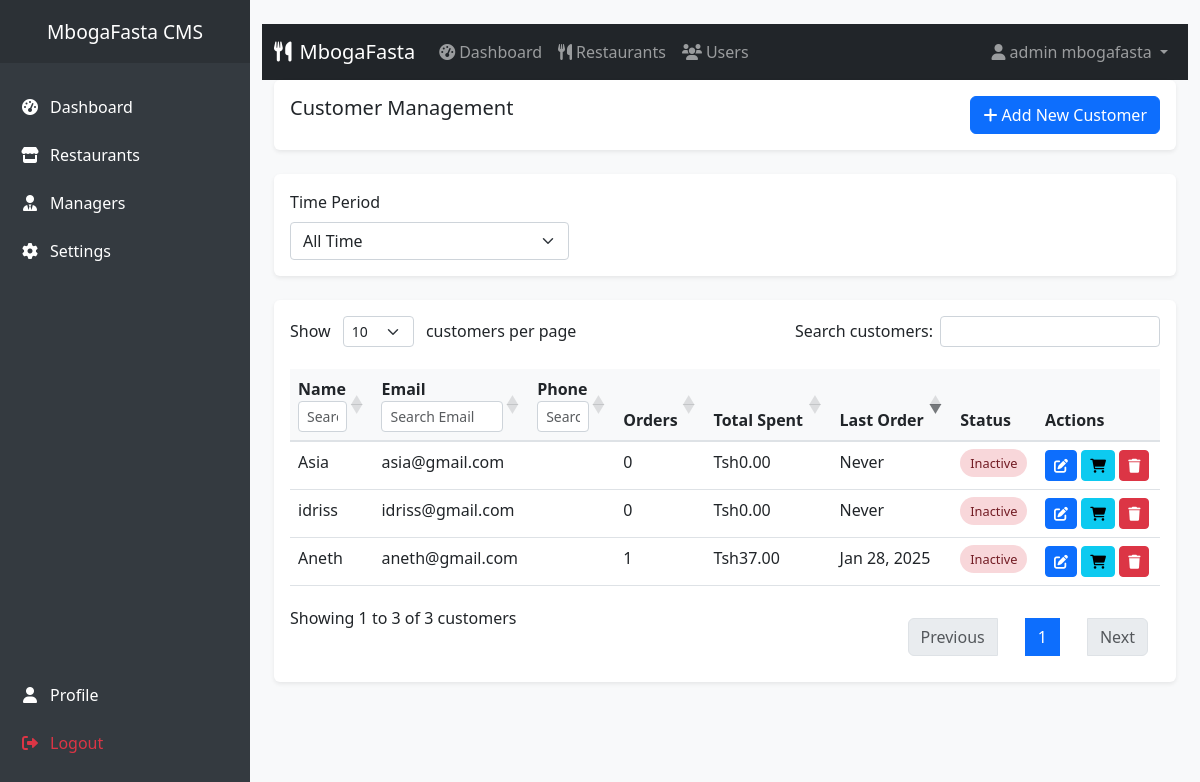
/customers.php (signed in), run on the app's committed database.
### tables this page shows
CREATE TABLE `users` (
  `user_id` int UNSIGNED NOT NULL,
  `role_id` tinyint UNSIGNED DEFAULT NULL,
  `name` varchar(100) NOT NULL,
  `email` varchar(100) NOT NULL,
  `password_hash` varchar(255) NOT NULL,
  `phone_number` varchar(15) DEFAULT NULL,
  `otp_code` varchar(10) DEFAULT NULL,
  `otp_expires_at` datetime DEFAULT NULL,
  `is_verified` tinyint(1) DEFAULT '0',
  `profile_pic` varchar(255) DEFAULT NULL,
  `created_at` timestamp NULL DEFAULT CURRENT_TIMESTAMP,
  `updated_at` timestamp NULL DEFAULT CURRENT_TIMESTAMP ON UPDATE CURRENT_TIMESTAMP
);

### customers.php (the view, shortened to what this page needs)
<?php
require_once 'includes/header.php';
$timeFilter = $_GET['time'] ?? 'all';
$sql = "SELECT u.*,
        COUNT(o.order_id) as order_count,
        SUM(o.total_amount) as total_spent,
        MAX(o.created_at) as last_order_date
        FROM users u
        LEFT JOIN orders o ON u.user_id = o.user_id
        WHERE u.role_id = 2";
$sql .= " GROUP BY u.user_id";
try {
    $stmt = $pdo->prepare($sql);
    $stmt->execute($params ?? []);
    $customers = $stmt->fetchAll();
} catch (Exception $e) {
    $_SESSION['error'] = "Error fetching customers: " . $e->getMessage();
    $customers = [];
}
?>
<div class="container-fluid">
    <div class="row mb-4">
        <div class="col-12">
            <div class="card">
                <div class="card-body">
                    <div class="row">
                        <div class="col-md-6">
                            <h5 class="card-title">Customer Management</h5>
                        </div>
                        <div class="col-md-6 text-end">
                            <button class="btn btn-primary" data-bs-toggle="modal" data-bs-target="#addCustomerModal">
                                <i class="fas fa-plus"></i> Add New Customer
                            </button>
                        </div>
                    </div>
                </div>
            </div>
        </div>
    </div>
    <div class="row mb-4">
        <div class="col-12">
            <div class="card">
                <div class="card-body">
                    <form method="GET" class="row g-3">
                        <div class="col-md-4">
                            <label for="time" class="form-label">Time Period</label>
                            <select name="time" id="time" class="form-select" onchange="this.form.submit()">
                                <option value="all" <?php echo $timeFilter === 'all' ? 'selected' : ''; ?>>All Time</option>
                            </select>
                        </div>
                    </form>
                </div>
            </div>
        </div>
    </div>
    <div class="row">
        <div class="col-12">
            <div class="card">
                <div class="card-body">
                    <div class="table-responsive">
                        <table class="table table-hover" id="customersTable">
                            <thead>
                                <tr>
                                    <th>Name</th>
                                    <th>Email</th>
                                    <th>Phone</th>
                                    <th>Orders</th>
                                    <th>Total Spent</th>
                                    <th>Last Order</th>
                                    <th>Status</th>
                                    <th>Actions</th>
                                </tr>
                            </thead>
                            <tbody>
                                <?php foreach ($customers as $customer): ?>
                                <tr>
                                    <td><?php echo htmlspecialchars($customer['name'] ?? ''); ?></td>
                                    <td><?php echo htmlspecialchars($customer['email'] ?? ''); ?></td>
                                    <td><?php echo htmlspecialchars($customer['phone'] ?? ''); ?></td>
                                    <td><?php echo $customer['order_count'] ?? 0; ?></td>
                                    <td>Tsh<?php echo number_format((float)($customer['total_spent'] ?? 0), 2); ?></td>
                                    <td><?php echo $customer['last_order_date'] ? date('M d, Y', strtotime($customer['last_order_date'])) : 'Never'; ?></td>
                                    <td>
                                        <span class="status-badge status-<?php echo ($customer['is_active'] ?? 0) ? 'success' : 'danger'; ?>">
                                            <?php echo ($customer['is_active'] ?? 0) ? 'Active' : 'Inactive'; ?>
                                        </span>
                                    </td>
                                    <td>
                                        <button class="btn btn-sm btn-primary"
                                                data-bs-toggle="modal"
                                                data-bs-target="#editCustomerModal"
                                                data-customer='<?php echo json_encode($customer); ?>'>
                                            <i class="fas fa-edit"></i>
                                        </button>
                                        <button class="btn btn-sm btn-info"
                                                data-bs-toggle="modal"
                                                data-bs-target="#viewOrdersModal"
                                                data-customer-id="<?php echo $customer['user_id']; ?>">
                                            <i class="fas fa-shopping-cart"></i>
                                        </button>
                                        <form method="POST" class="d-inline" onsubmit="return confirm('Are you sure you want to delete this customer?');">
                                            <button type="submit" name="delete_customer" class="btn btn-sm btn-danger">
                                                <i class="fas fa-trash"></i>
                                            </button>
                                        </form>
                                    </td>
                                </tr>
                                <?php endforeach; ?>
                            </tbody>
                        </table>
                    </div>
                </div>
            </div>
        </div>
    </div>
</div>

### includes/header.php (shortened to what this page needs)
<?php
require_once __DIR__ . '/../config/database.php';
$stmt = $pdo->prepare("
    SELECT r.role_name, u.name as username
    FROM users u
    JOIN roles r ON u.role_id = r.role_id
    WHERE u.user_id = ?
");
$stmt->execute([$_SESSION['user_id']]);
$user_data = $stmt->fetch(PDO::FETCH_ASSOC);
$username = $user_data['username'] ?? '';
?>
<!DOCTYPE html>
<html lang="en">
<head>
    <link href="https://cdn.jsdelivr.net/npm/bootstrap@5.3.0/dist/css/bootstrap.min.css" rel="stylesheet">
    <link href="https://cdnjs.cloudflare.com/ajax/libs/font-awesome/6.0.0/css/all.min.css" rel="stylesheet">
    <link href="https://cdn.datatables.net/1.13.7/css/dataTables.bootstrap5.min.css" rel="stylesheet">
    <link href="https://cdn.datatables.net/responsive/2.5.0/css/responsive.bootstrap5.min.css" rel="stylesheet">
    <link href="https://cdn.datatables.net/buttons/2.4.2/css/buttons.bootstrap5.min.css" rel="stylesheet">
</head>
<body>
    <?php include 'sidebar.php'; ?>
    <div class="main-content" id="mainContent">
        <div class="container-fluid py-4">
            <nav class="navbar navbar-expand-lg navbar-dark bg-dark">
                <div class="container-fluid">
                    <a class="navbar-brand" href="<?php echo $user_role === 'Manager' ? 'restaurant_dashboard.php' : 'dashboard.php'; ?>">
                        <i class="fas fa-utensils me-2"></i>MbogaFasta
                    </a>
                    <div class="collapse navbar-collapse" id="navbarNav">
                        <ul class="navbar-nav me-auto">
                            <?php if ($user_role === 'Admin'): ?>
                                <li class="nav-item">
                                    <a class="nav-link" href="dashboard.php">
                                        <i class="fas fa-tachometer-alt me-1"></i>Dashboard
                                    </a>
                                </li>
                                <li class="nav-item">
                                    <a class="nav-link" href="restaurants.php">
                                        <i class="fas fa-utensils me-1"></i>Restaurants
                                    </a>
                                </li>
                                <li class="nav-item">
                                    <a class="nav-link" href="users.php">
                                        <i class="fas fa-users me-1"></i>Users
                                    </a>
                                </li>
                            <?php endif; ?>
                        </ul>
                        <ul class="navbar-nav">
                            <li class="nav-item dropdown">
                                <a class="nav-link dropdown-toggle" href="#" id="navbarDropdown" role="button" data-bs-toggle="dropdown">
                                    <i class="fas fa-user me-1"></i><?php echo htmlspecialchars($username); ?>
                                </a>
                            </li>
                        </ul>
                    </div>
                </div>
            </nav>
</body>
</html>

### includes/header.php (style rules this page uses)
.main-content { margin-left: 250px; transition: all 0.3s; min-height: 100vh; background-color: #f8f9fa; }

### customers.php (style rules this page uses)
.status-badge { padding: 5px 10px; border-radius: 15px; font-size: 0.8rem; font-weight: 500; }
.status-danger { background-color: #f8d7da; color: #721c24; }
.card { box-shadow: 0 0.125rem 0.25rem rgba(0, 0, 0, 0.075); border: none; }
.table th { background-color: #f8f9fa; border-bottom: 2px solid #dee2e6; }
.btn-sm { padding: 0.25rem 0.5rem; font-size: 0.875rem; }
.form-control, .form-select { border-radius: 0.25rem; border: 1px solid #ced4da; }

### data on the page
users: name "admin mbogafasta"
users: name "Aneth", email "aneth@gmail.com", order_count "1", total_spent "37.00", last_order_date "Jan 28, 2025"
users: name "Asia", email "asia@gmail.com", order_count "0", total_spent "0.00", shows "Never"
users: name "idriss", email "idriss@gmail.com", order_count "0", total_spent "0.00", shows "Never"
